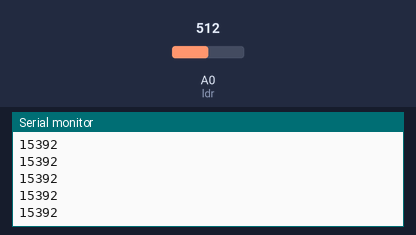
This sketch was run on a simulated Arduino Uno, built with avr-gcc and run on an emulated ATmega328P. Shown: the last lines printed to the serial monitor. Inputs (shaded band) come from the test bench; at power-on: A0 (ldr) = 512.

Above: at 1.2 s.
1.3 s: A0 (ldr) set to 716
At 1.31 s:
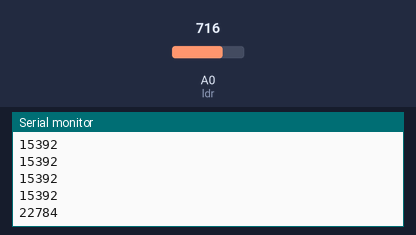
2.8 s: A0 (ldr) set to 900
At 2.82 s:
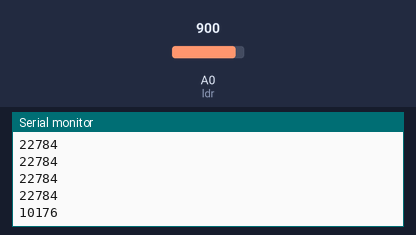
Timing chart, 0 to 5.8 s (numbered marks = the images above; inputs shaded):
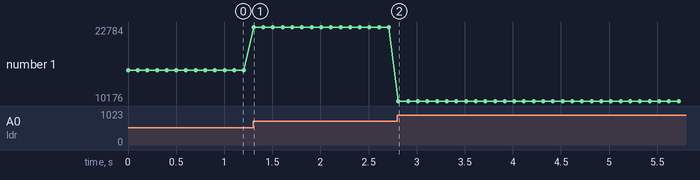

The sketch:

reading_data.ino
```cpp
int ldr = A0;

void setup(){
    pinMode(ldr, INPUT); //initialize ldr sensor as INPUT
    Serial.begin(9600); //begin the serial monitor at 9600 baud
}

void loop(){
    int data=analogRead(ldr);
    data = (data - 300) * 1000;
    Serial.println(data);
    delay(100);
}
```

Measured:
- after the input at 1.3 s, the serial monitor: prints a new line at once (image 1)
- after the input at 2.8 s, the serial monitor: prints a new line at once (image 2)
- plotted number 1: 15392 → 22784 after the input at 1.3 s, 22784 → 10176 after the input at 2.8 s
